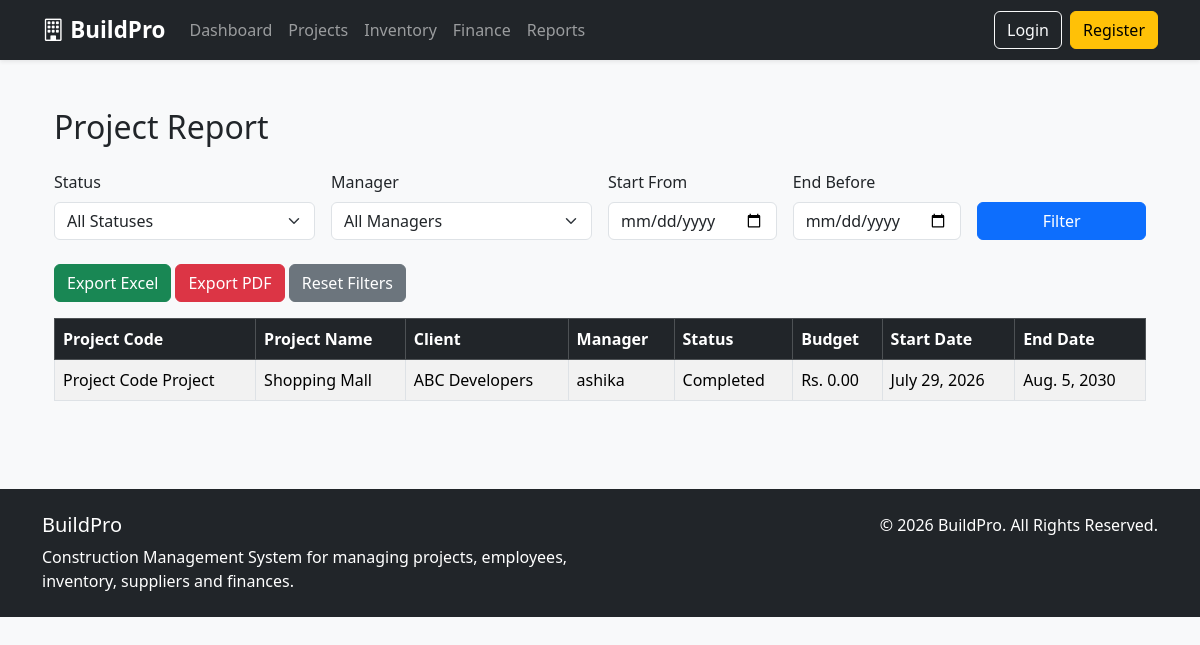
Page /reports/projects/ on the committed database.
### projects/models.py (models this page shows, shortened)
class Project(models.Model):
    STATUS_CHOICES = [
        ('PLANNING', 'Planning'),
        ('IN_PROGRESS', 'In Progress'),
        ('ON_HOLD', 'On Hold'),
        ('COMPLETED', 'Completed'),
    ]
    name = models.CharField(max_length=200)
    description = models.TextField(blank=True)
    location = models.CharField(max_length=255)
    manager = models.ForeignKey(User, on_delete=models.SET_NULL, null=True, related_name='managed_projects')
    status = models.CharField(max_length=20, choices=STATUS_CHOICES, default='PLANNING')
    start_date = models.DateField()
    end_date = models.DateField(null=True, blank=True)
    created_at = models.DateTimeField(auto_now_add=True)
    created_by = models.ForeignKey(User, on_delete=models.SET_NULL, null=True, related_name='created_projects')
    project_code = models.CharField(max_length=20,unique=True,default="Pending Code")
    client = models.CharField(max_length=200, null=True, blank=True,default="Pending Client")
    budget = models.DecimalField(max_digits=12, decimal_places=2, default=0)
    updated_at = models.DateTimeField(auto_now=True)

### reports/views.py (the view)
# urls.py: path('projects/', views.project_report,name='project_report'),
def project_report(request):
    projects = Project.objects.select_related('manager','created_by').all()
    status = request.GET.get('status')
    manager = request.GET.get('manager')
    start_date = request.GET.get('start_date')
    end_date = request.GET.get('end_date')
    if status:
        projects = projects.filter(status=status)
    if manager:
        projects = projects.filter(manager_id=manager)
    if start_date:
        projects = projects.filter(start_date__gte=start_date)
    if end_date:
        projects = projects.filter(end_date__lte=end_date)
    context = {'projects': projects,'managers': User.objects.all(),
        'statuses': Project.STATUS_CHOICES,}
    return render(request, 'reports/project_report.html', context)

### reports/templates/reports/project_report.html (shortened to what this page needs)
{% extends "base.html" %}
{% block content %}
<div class="container mt-4">
    <h2 class="mb-4">
        Project Report
    </h2>
            <form method="GET" class="row g-3 mb-4">
    <div class="col-md-3">
        <label class="form-label">Status</label>
        <select name="status" class="form-select">
            <option value="">All Statuses</option>
        </select>
    </div>
    <div class="col-md-3">
        <label class="form-label">Manager</label>
        <select name="manager" class="form-select">
            <option value="">All Managers</option>
        </select>
    </div>
    <div class="col-md-2">
        <label class="form-label">Start From</label>
        <input
            type="date"
            name="start_date"
            class="form-control"
            value="{{ request.GET.start_date }}"
        >
    </div>
    <div class="col-md-2">
        <label class="form-label">End Before</label>
        <input
            type="date"
            name="end_date"
            class="form-control"
            value="{{ request.GET.end_date }}"
        >
    </div>
    <div class="col-md-2 d-flex align-items-end">
        <button type="submit" class="btn btn-primary w-100">
            Filter
        </button>
    </div>
</form>
<div class="mb-3">
    <a href="{% url 'reports:export_project_excel' %}?{{ request.GET.urlencode }}"
       class="btn btn-success">
        Export Excel
    </a>
    <a href="{% url 'reports:export_project_pdf' %}?{{ request.GET.urlencode }}"
       class="btn btn-danger">
        Export PDF
    </a>
    <a href="{% url 'reports:project_report' %}"
       class="btn btn-secondary">
        Reset Filters
    </a>
</div>
    <table class="table table-bordered table-striped">
        <thead class="table-dark">
            <tr>
                <th>Project Code</th>
                <th>Project Name</th>
                <th>Client</th>
                <th>Manager</th>
                <th>Status</th>
                <th>Budget</th>
                <th>Start Date</th>
                <th>End Date</th>
            </tr>
        </thead>
        <tbody>
        {% for project in projects %}
        <tr>
            <td>{{ project.project_code }}</td>
            <td>{{ project.name }}</td>
            <td>{{ project.client }}</td>
            <td>
                {% if project.manager %}
                    {{ project.manager }}
                {% else %}
                    -
                {% endif %}
            </td>
            <td>{{ project.get_status_display }}</td>
            <td>Rs. {{ project.budget }}</td>
            <td>{{ project.start_date }}</td>
            <td>{{ project.end_date }}</td>
        </tr>
        {% empty %}
        <tr>
            <td colspan="8" class="text-center">
                No projects found.
            </td>
        </tr>
        {% endfor %}
        </tbody>
    </table>
</div>
{% endblock %}

### static/css/styles.css (style rules this page uses)
body { font-family: "Segoe UI", sans-serif; }

### rows in the picture
Project: project_code "Project Code Project", name "Shopping Mall", client "ABC Developers", manager "ashika", status "Completed", budget "0.00", start_date "July 29, 2026", end_date "Aug. 5, 2030"
